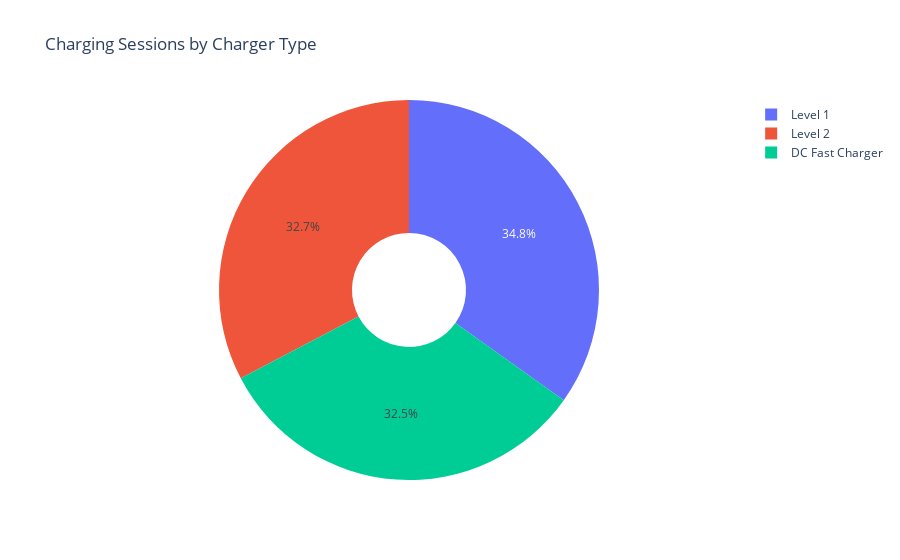

The cell this chart's notebook holds for it:
### Markdown cell above
## 3. Pie Chart — Charger Type Distribution

### Code cell
px.pie(df, names='Charger Type', title='Charging Sessions by Charger Type', hole=0.3).show()

### Figure 1 — Plotly figure (JSON) as saved in the notebook; plotly's stock layout.template omitted (floating-point values rounded to 4 significant figures; data arrays with more than 128 entries replaced by an {"elided": "..."} marker saying what was removed)
{"data": [{"domain": {"x": [0, 1], "y": [0, 1]}, "hole": 0.3, "hovertemplate": "Charger Type=%{label}<extra></extra>", "labels": {"elided": "1254 str values"}, "legendgroup": "", "name": "", "showlegend": true, "type": "pie"}], "layout": {"legend": {"tracegroupgap": 0}, "title": {"text": "Charging Sessions by Charger Type"}}}
